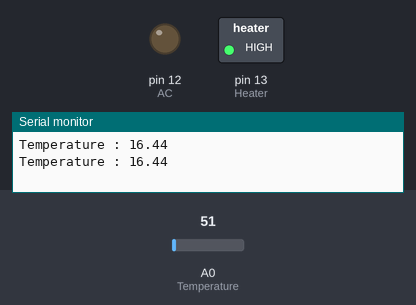
Recording of a sketch running on a simulated Arduino Uno, built with avr-gcc and run on an emulated ATmega328P. Shown: switched loads named in the sketch (green lamp = pin HIGH), output pins drawn as LEDs (lit = HIGH), the last lines printed to the serial monitor. Inputs (shaded band) come from the test bench; at power-on: A0 (Temperature) = 51.

Above: at 3.0 s.
3.1 s: A0 (Temperature) set to 80
6.0 s: A0 (Temperature) set to 93
At 7.8 s:
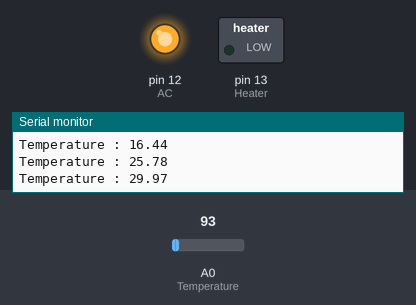
8.9 s: A0 (Temperature) set to 86
At 12.2 s:
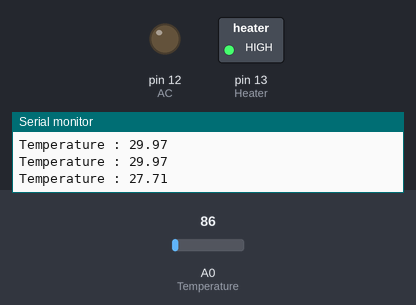
12.5 s: A0 (Temperature) set to 112
At 14.0 s:
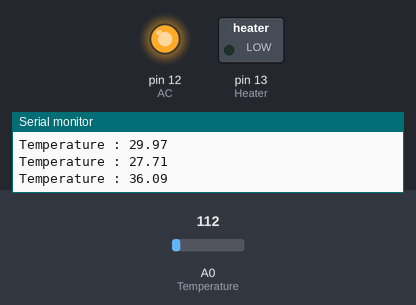
Timing chart, 0 to 15.5 s (numbered marks = the images above; inputs shaded):
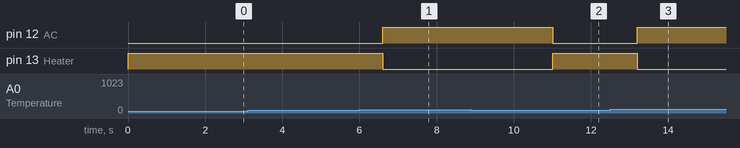

Measured:
- the behaviour switches between 86 and 87 on A0 (Temperature) (found by bisection; images 0 and 1)
- after the input at 6.0 s, pin 12 (AC): LOW → HIGH after 0.60 s; pin 13 (Heater): HIGH → LOW after 0.60 s
- after the input at 8.9 s, pin 12 (AC): HIGH → LOW after 2.1 s; pin 13 (Heater): LOW → HIGH after 2.1 s
- after the input at 12.5 s, pin 12 (AC): LOW → HIGH after 0.70 s; pin 13 (Heater): HIGH → LOW after 0.70 s

The sketch:

Temperature-LM35.ino
```cpp
// LAB 1

#define Heater 13
#define AC 12
#define Temperature A0

void setup()
{
    pinMode(Heater, OUTPUT);
    pinMode(AC, OUTPUT);
    pinMode(Temperature, INPUT);
    Serial.begin(9600);
}

void loop()
{

    float val = analogRead(Temperature);

    val = val * (3.3 / 1024) * 100; // conversion

    Serial.print("Temperature : ");
    Serial.println(val);
    if (val < 28)
    {
        digitalWrite(AC, LOW);
        digitalWrite(Heater, HIGH);
    }
    else
    {
        digitalWrite(Heater, LOW);
        digitalWrite(AC, HIGH);
    }
    delay(2000);

    // for (int i = 0; i < 5; i++)
    // {
    //     digitalWrite(AC, LOW);
    //     digitalWrite(Heater, HIGH);
    //     delay(30);
    //     digitalWrite(Heater, LOW);
    //     digitalWrite(AC, HIGH);
    //     delay(30);
    // }
    // delay(500);
    // for (int i = 0; i < 5; i++)
    // {
    //     digitalWrite(Heater, LOW);
    //     digitalWrite(AC, HIGH);
    //     delay(30);
    //     digitalWrite(AC, LOW);
    //     digitalWrite(Heater, HIGH);
    //     delay(30);
    // }

    delay(200);
}
```
